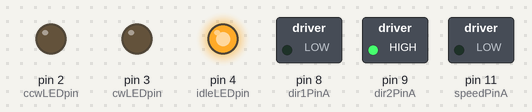
Recording of a sketch running on a simulated Arduino Nano, built with avr-gcc and run on an emulated ATmega328P. Parts: switched loads named in the sketch (green lamp = pin HIGH), output pins drawn as LEDs (lit = HIGH). What the sketch prints to the serial monitor is not drawn.

Above: at 0.1 s.
Timing chart, 0 to 1.6 s (numbered marks = the images above):
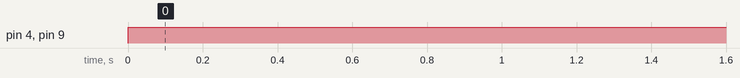

Measured:
- by itself, pin 4 (idleLEDpin), pin 9 (dir2PinA): LOW → HIGH at 0.00 s

The sketch:

Code.ino
```cpp
// Declare L298N Dual H-Bridge Motor Controller directly since there is not a library to load.
// Motor 1
int dir1PinA = 8;
int dir2PinA = 9;
int speedPinA = 11; // Needs to be a PWM pin to be able to control motor speed
//LEDS
int ccwLEDpin = 2;
int cwLEDpin = 3;
int idleLEDpin = 4;
//Buttons
int ccwBTNpin = A7;
int cwBTNpin = A6;

//Motor 2
//ignore

void setup() {  // Setup runs once per reset
// initialize serial communication @ 9600 baud:
  Serial.begin(9600);

  //Define L298N Dual H-Bridge Motor Controller Pins
  pinMode(dir1PinA,OUTPUT);
  pinMode(dir2PinA,OUTPUT);
  pinMode(speedPinA,OUTPUT);

  pinMode(ccwLEDpin,OUTPUT);
  pinMode(cwLEDpin,OUTPUT);
  pinMode(idleLEDpin,OUTPUT);
  pinMode(ccwBTNpin,INPUT);
  pinMode(cwBTNpin,INPUT);

}

void loop() {
    int ccwBTNvalue = digitalRead(ccwBTNpin);
    int cwBTNvalue = digitalRead(cwBTNpin);
    digitalWrite(cwLEDpin,LOW);
    digitalWrite(ccwLEDpin,LOW);
    digitalWrite(idleLEDpin,LOW);
    //______________Motor 1______________

    if (cwBTNvalue) {
    // Motor 1 Forward
        analogWrite(speedPinA, 255);//Sets speed variable via PWM
        digitalWrite(dir1PinA, LOW);
        digitalWrite(dir2PinA, HIGH);
        digitalWrite(cwLEDpin,HIGH);
        Serial.println("Motor 1 Forward"); // Prints out “Motor 1 Forward” on the serial monitor
        Serial.println("   "); // Creates a blank line printed on the serial monitor
    } else if (ccwBTNvalue) {
        // Motor 1 Reverse
        analogWrite(speedPinA, 255);
        digitalWrite(dir1PinA, HIGH);
        digitalWrite(dir2PinA, LOW);
        digitalWrite(ccwLEDpin,HIGH);
        Serial.println("Motor 1 Reverse");
        Serial.println("   ");
    } else {
        // Motor 1 Stop (Freespin)
        analogWrite(speedPinA, 0);
        digitalWrite(dir1PinA, LOW);
        digitalWrite(dir2PinA, HIGH);
        digitalWrite(idleLEDpin,HIGH);
        Serial.println("Motor 1 Stop");
        Serial.println("   ");
    }
    //delay 0.2 seconds
    delay(200);
}
```
